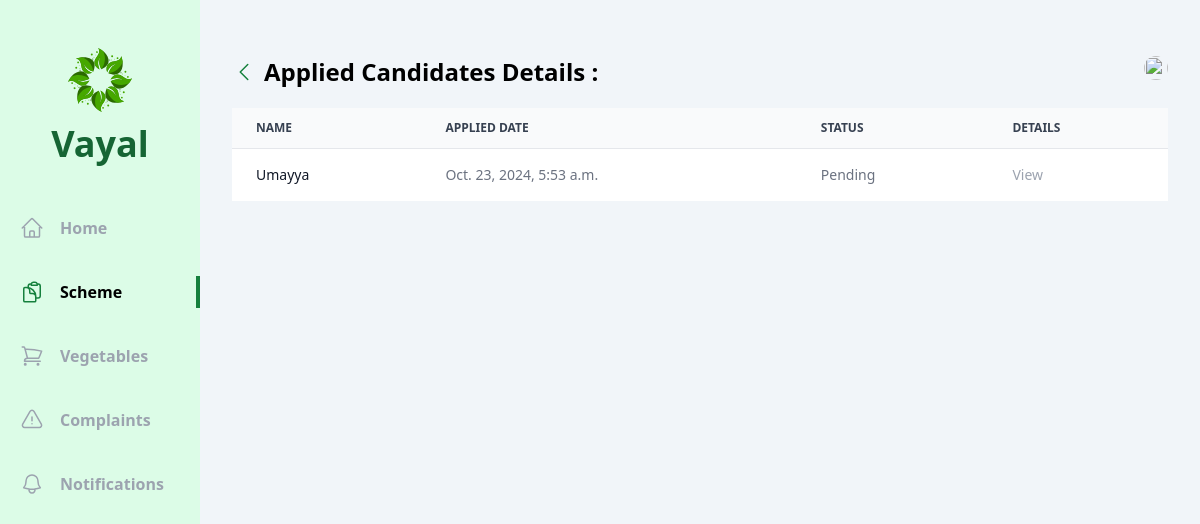
/officer/schemes/2/applied_users, run on an earlier commit of the app's database.
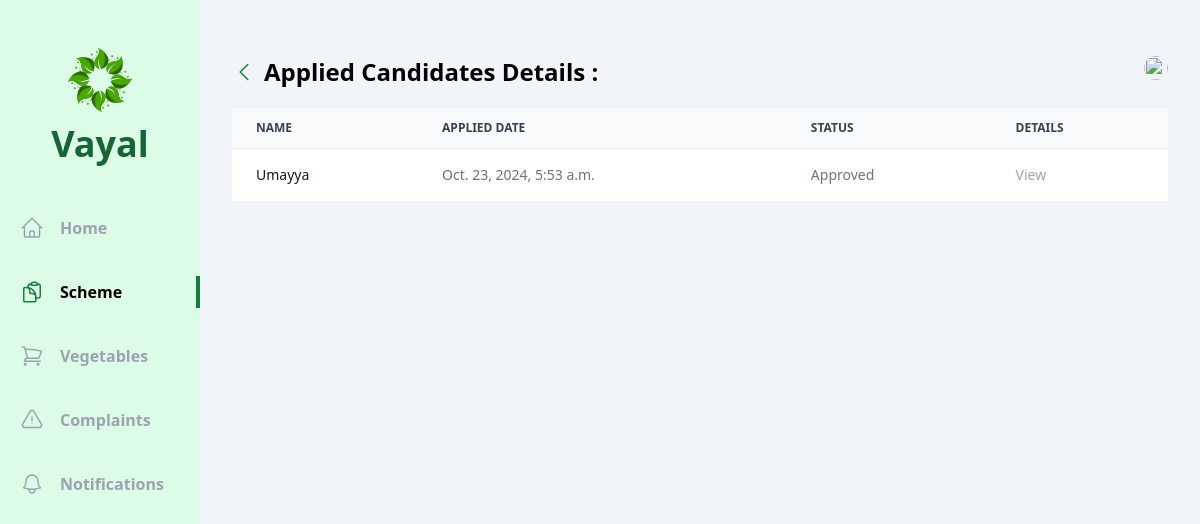
And on a later commit of the database.
### officer/models.py (models this page shows, shortened)
class SchemeApplication(models.Model):
    scheme=models.ForeignKey(Scheme, on_delete=models.CASCADE)
    vayal_user = models.ForeignKey(Vayal_User, on_delete=models.CASCADE)
    benefiting=models.CharField(max_length=50,choices= benefiting)
    house_number= models.CharField(max_length=250)
    ward_number= models.CharField(max_length=250)
    total_land_area = models.CharField(max_length=255)
    land_survay_no= models.CharField(max_length=5)
    bank_name=models.CharField(max_length=255)
    branch=models.CharField(max_length=255)
    account_no=models.CharField(max_length=19)
    sign=models.ImageField(upload_to='sign/')
    aadhar=models.ImageField(upload_to='aadhar/')
    land_tax=models.ImageField(upload_to='land_tax/')
    bank_pass=models.ImageField(upload_to='bank_pass/')
    applied_date=models.DateTimeField(auto_now_add=True)
    status = models.CharField(max_length=50, choices=scheme_status, default='Pending')

### vayal_user/models.py (models this page shows, shortened)
class Vayal_User(models.Model):
    account = models.OneToOneField(User, on_delete=models.CASCADE)
    name=models.CharField(max_length=225)
    dob=models.DateField()
    gender= models.CharField(max_length=20, choices=gender)
    phone_number = models.CharField(max_length=10)
    aadhar_number= models.CharField(max_length=12)
    cast=models.CharField(max_length=20, choices=cast)
    house_name=models.CharField(max_length=225)
    place=models.CharField(max_length=225)
    village=models.CharField(max_length=225)
    pincode = models.CharField(max_length=6)
    muncipality=models.CharField(max_length=225,default="Kozhikode")
    district=models.CharField(max_length=225,default="Kozhikode")
    land_ownership=models.CharField(max_length=20, choices=land)
    photo=models.ImageField(upload_to='photos/')
    vegetable_permission_applied=models.CharField(max_length=225,default="False")
    vegetable_permission=models.CharField(max_length=225, choices=vegetable_permission_status,default="Pending")

### officer/views/scheme_application.py (the view)
# urls.py: path('schemes/',schemes.index,name='schemes'),
def index(request,id):
    scheme=Scheme.objects.get(id=id)
    scheme_application= SchemeApplication.objects.filter(scheme=scheme)
    return render(request,'officer/scheme_application/index.html',{'scheme_application':scheme_application})

### officer/templates/officer/scheme_application/index.html (shortened to what the changed rows need)
{% extends 'base.html' %}
{% load tailwind_filters %}
{% block content %}
<div class="flex  bg-slate-100">
    <div class="w-2/12 bg-green-100 flex flex-col items-center pb-10">
        <div class="my-12 flex flex-col gap-3 justify-center items-center">
            <h1 class="text-4xl font-bold text-green-800 ">Vayal</h1>
        </div>
      </div>
    <div class="w-10/12 h-screen overflow-y-auto px-8 py-14">
      <div class="flex justify-between mb-5">
        <div class="flex items-center gap-2">
            <h1 class="text-2xl font-bold">Applied Candidates Details :
            </h1>
        </div>
        </div>
        <div class="border-none rounded-lg">
            <table class="min-w-full divide-y divide-gray-200 text-sm text-left text-gray-500">
                <thead class="text-xs text-gray-700 uppercase bg-gray-50">
                    <tr class="">
                        <th scope="col" class="px-6 py-3">
                           Name
                        </th>
                        <th scope="col" class="px-6 py-3">
                            Applied Date
                        </th>
                        <th scope="col" class="px-6 py-3">
                            Status
                        </th>
                        <th scope="col" class="px-6 py-3" colspan="2">
                            Details
                        </th>
                    </tr>
                </thead>
                <tbody>
                    {% for scheme_application in scheme_application %}
                        <tr class="bg-white border-b last:border-none">
                            <th scope="row" class="px-6 py-4 font-medium text-gray-900 whitespace-nowrap">
                                {{scheme_application.vayal_user.name }}
                            </th>
                            <td class="px-6 py-4">
                                {{scheme_application.applied_date }}
                            </td>
                            <td class="px-6 py-4">
                                {{scheme_application.status }}
                            </td>
                            <td class="px-6 py-4">
                                <div class="flex">
                                    <a href="{% url 'officer:applied_user_details'  scheme_application.id scheme_application.vayal_user.id %}" class="text-gray-400">View</a>
                                </div>
                            </td>
                        </tr>
                    {% endfor %}
                </tbody>
            </table>
        </div>
    </div>
</div>
{% endblock content %}

What changed in the data, as far as the page shows it:
changed SchemeApplication "Umayya": status "Pending" → "Approved"
